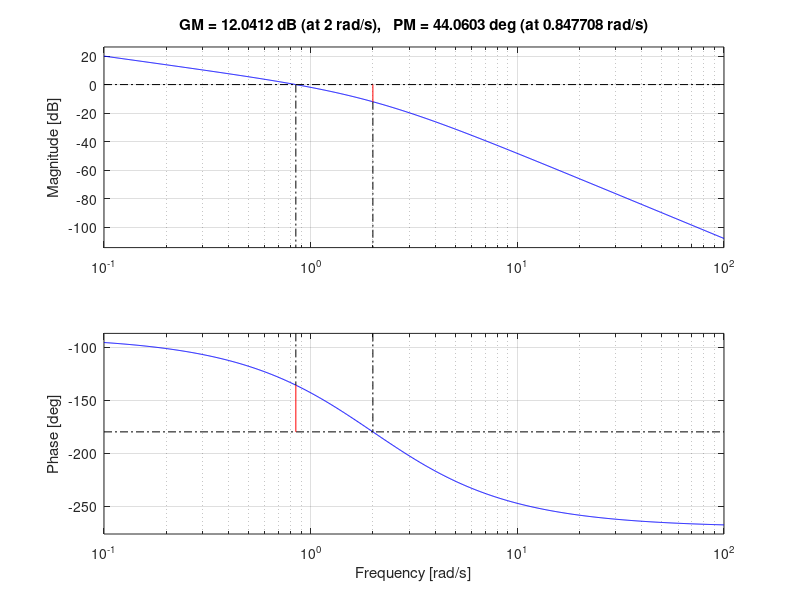
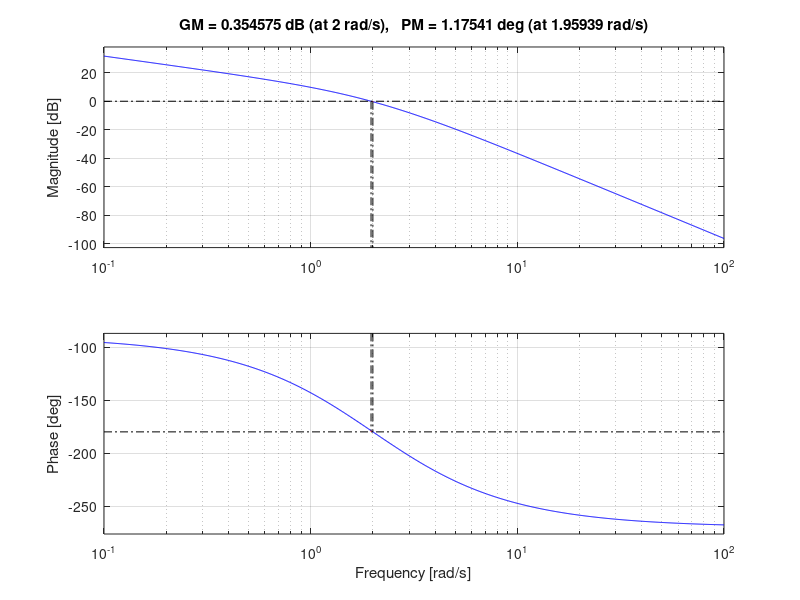
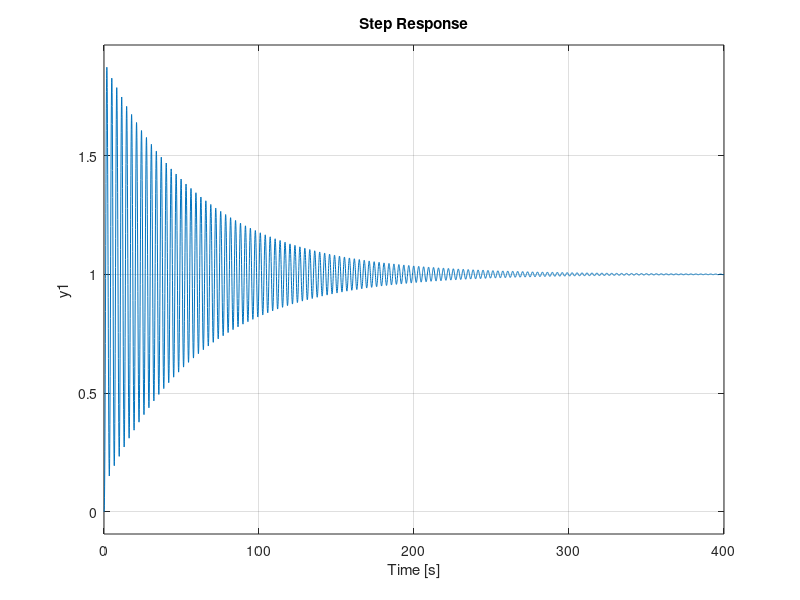
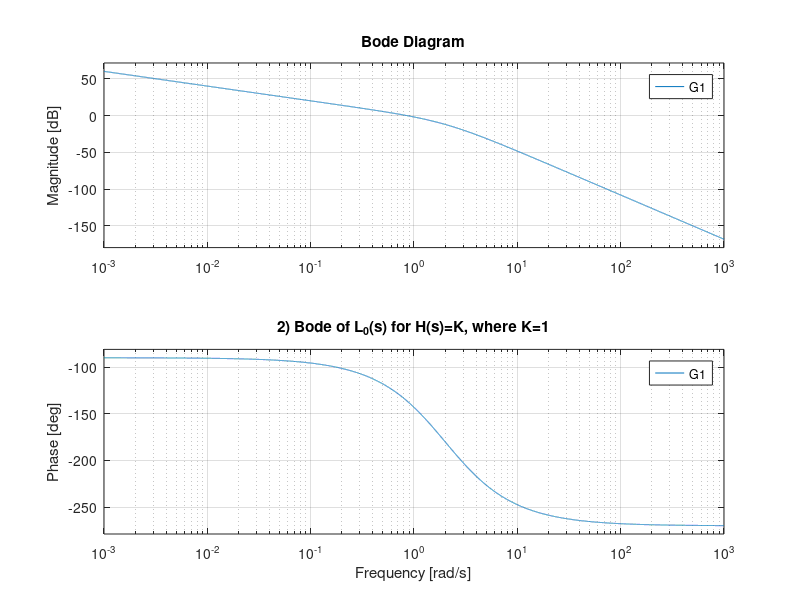

Recreate these plots in MATLAB, in order. (Note: this script raises an error after producing the figures.)
%Michael Wang
%PS 9
%ENAE432

%1)
figure(1);
s = tf('s');
span = logspace (-3,3,20000);
G1 = 4/(s*(s+2)^2);
margin(G1);
%%
Kp1 = 2.4;
Tu1 = pi;
KI = 2*Kp1/Tu1;
Kd1 = Kp1*Tu1/8;
H1 = Kp1+s*Kd1*KI/s;
L1 = G1*H1;
figure(2);
margin(L1);
figure(3);
T1 = feedback(L1,1);
T1_poles = pole(T1)
step(T1);

%%
%2)
w2_des = 2;
figure(4);
bode(G1,span);
title('2) Bode of L_0(s) for H(s)=K, where K=1');
figure(5);
H2 = (s+.728)^2/s;
L2 = H2*G1;
bode(L2,span);
title('2) Bode of L_0(s) for H_0(s)')
a = -mag2db(abs(evalfr(L2,w2_des*j)))
K2 = 10^(a/20);
H2 = H2*K2;
L2 = H2*G1;
figure(6);
margin(L2);
T2 = feedback(L2, 1);
T2_poles = pole(T2)
figure(7)
step(T2);
hold on;
step(T1);

%%
%3b)
figure(8);
tau_f = 1/10;
L3_eff = exp(-s*tau_f)*L2;
[L3eff_m,P3eff_m] = margin(L3_eff);
L3eff_m = mag2db(L3eff_m)
step(feedback(L3_eff,1));
%%
%3d)
figure(9);
S3i = G1/(1+L2);
bode(S3i, span);
title('3d) Bode of S_i(s)');
%%
%3e)
figure(10);
bode(feedback(1,L2),span);
title("3e) Bode to seek largest tracking error");
